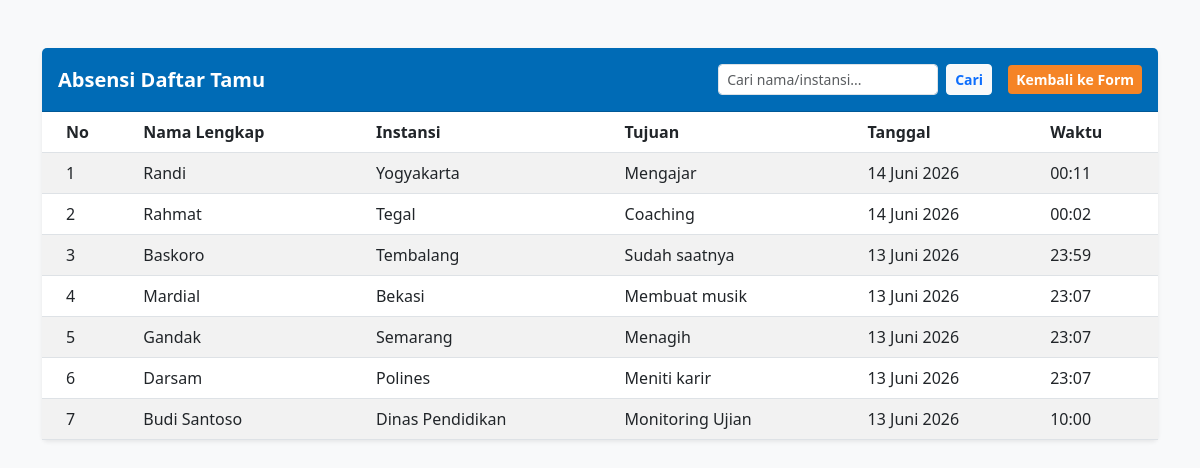
/daftar_tamu.php, run on the app's committed database.
### tables this page shows
CREATE TABLE `buku_tamu` (
  `id` int(11) NOT NULL,
  `nama` varchar(150) NOT NULL,
  `instansi` varchar(150) NOT NULL,
  `tujuan` text NOT NULL,
  `tanggal` date NOT NULL,
  `waktu` time NOT NULL
);

### daftar_tamu.php (called while the page is built, shortened)
<?php
$database = new Koneksi();
$conn = $database->getConnection();
$search = isset($_GET['search']) ? trim($_GET['search']) : '';
$data_tamu = [];
$bulan_indo = [
    '01' => 'Januari', '02' => 'Februari', '03' => 'Maret',
    '04' => 'April', '05' => 'Mei', '06' => 'Juni',
    '07' => 'Juli', '08' => 'Agustus', '09' => 'September',
    '10' => 'Oktober', '11' => 'November', '12' => 'Desember'
];
if ($search != "") {
    $stmt = $conn->prepare("SELECT * FROM buku_tamu WHERE nama LIKE ? OR instansi LIKE ? ORDER BY id DESC");
    $searchTerm = "%$search%";
    $stmt->bind_param("ss", $searchTerm, $searchTerm);
    if ($stmt->execute()) {
        $result = $stmt->get_result();
    } else {
        die("Query error: " . $stmt->error);
    }
} else {
    $result = $conn->query("SELECT * FROM buku_tamu ORDER BY id DESC");
}
if ($result && $result->num_rows > 0) {
    while ($row = $result->fetch_assoc()) {
        $tgl_pecah = explode('-', $row['tanggal']);
        $row['tanggal_format'] = $tgl_pecah[2] . ' ' . ($bulan_indo[$tgl_pecah[1]] ?? 'N/A') . ' ' . $tgl_pecah[0];
        $row['waktu_format'] = substr($row['waktu'], 0, 5);
        $data_tamu[] = $row;
    }
}
require 'views/daftar_tamu_view.php';
?>

### views/daftar_tamu_view.php (the view, shortened to what this page needs)
<!DOCTYPE html>
<html lang="id">
<head>
    <link href="https://cdn.jsdelivr.net/npm/bootstrap@5.3.0/dist/css/bootstrap.min.css" rel="stylesheet">
    <link rel="stylesheet" href="css/styles.css"> </head>
<body class="bg-light">
<div class="container mt-5 mb-5">
    <div class="card shadow-sm border-0">
        <div class="card-header bg-knicks-blue py-3 align-items-center justify-content-between d-flex">
            <h5 class="mb-0 fw-bold card-title">Absensi Daftar Tamu</h5>
            <div class="d-flex align-items-center">
                <form action="daftar_tamu.php" method="GET" class="d-flex me-3">
                    <input type="text" autocomplete="off" name="search" class="form-control form-control-sm me-2" placeholder="Cari nama/instansi..." value="<?= htmlspecialchars($search) ?>">
                    <button type="submit" class="btn btn-sm btn-light text-primary fw-bold">Cari</button>
                </form>
                <a href="index.php" class="btn btn-sm btn-knicks-orange fw-bold">Kembali ke Form</a>
            </div>
        </div>
        <div class="card-body p-0">
            <div class="table-responsive">
                <table class="table table-striped mb-0 table-hover">
                    <thead>
                        <tr>
                            <th class="table-knicks-header ps-4">No</th>
                            <th class="table-knicks-header">Nama Lengkap</th>
                            <th class="table-knicks-header">Instansi</th>
                            <th class="table-knicks-header">Tujuan</th>
                            <th class="table-knicks-header">Tanggal</th>
                            <th class="table-knicks-header">Waktu</th>
                        </tr>
                    </thead>
                    <tbody>
                        <?php
                        $no = 1;
                        if (!empty($data_tamu)) {
                            foreach ($data_tamu as $row) { ?>
                            <tr>
                                <td class="ps-4"><?= $no++; ?></td>
                                <td><?= htmlspecialchars($row['nama']); ?></td>
                                <td><?= htmlspecialchars($row['instansi']); ?></td>
                                <td><?= htmlspecialchars($row['tujuan']); ?></td>
                                <td><?= $row['tanggal_format']; ?></td>
                                <td><?= $row['waktu_format']; ?></td>
                            </tr>
                        <?php }
                        } else { ?>
                            <tr><td colspan="6" class="py-4 text-center">Data tidak ditemukan.</td></tr>
                        <?php } ?>
                    </tbody>
                </table>
            </div>
        </div>
    </div>
</div>
</body>
</html>

### css/styles.css (style rules this page uses)
.bg-knicks-blue { background-color: #006bb6 !important; color: white; }
.btn-knicks-orange { color: white; background-color: #f58426 !important; border: none; }
.table-knicks-header { color: #006bb6; background-color: #e9ecef; font-weight: bold; }

### data on the page
buku_tamu: nama "Randi", instansi "Yogyakarta", tujuan "Mengajar", tanggal_format "14 Juni 2026", waktu_format "00:11"
buku_tamu: nama "Rahmat", instansi "Tegal", tujuan "Coaching", tanggal_format "14 Juni 2026", waktu_format "00:02"
buku_tamu: nama "Baskoro", instansi "Tembalang", tujuan "Sudah saatnya", tanggal_format "13 Juni 2026", waktu_format "23:59"
buku_tamu: nama "Mardial", instansi "Bekasi", tujuan "Membuat musik", tanggal_format "13 Juni 2026", waktu_format "23:07"
buku_tamu: nama "Gandak", instansi "Semarang", tujuan "Menagih", tanggal_format "13 Juni 2026", waktu_format "23:07"
buku_tamu: nama "Darsam", instansi "Polines", tujuan "Meniti karir", tanggal_format "13 Juni 2026", waktu_format "23:07"
buku_tamu: nama "Budi Santoso", instansi "Dinas Pendidikan", tujuan "Monitoring Ujian", tanggal_format "13 Juni 2026", waktu_format "10:00"
